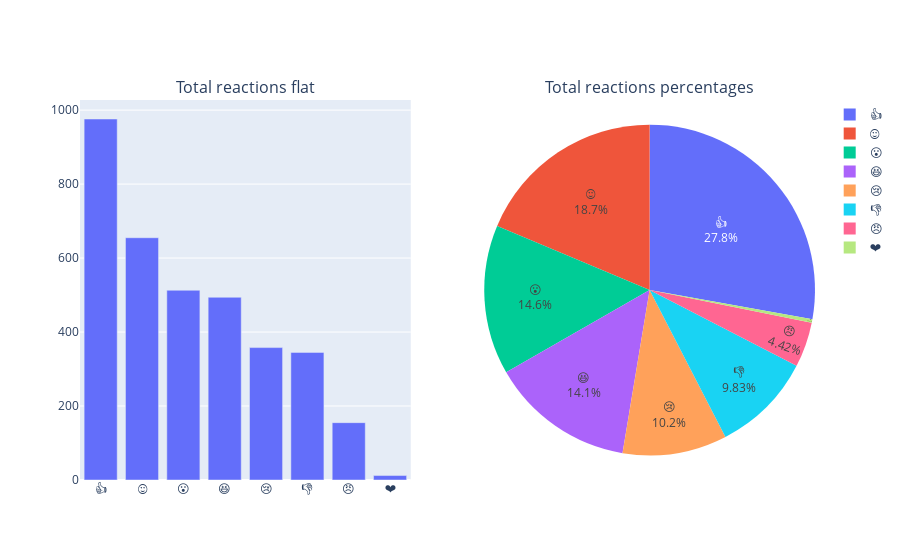

Notebook code for this chart:
### Markdown cell above
## Total reactions used in the chat

### Code cell
total_reacts = pd.Series(stats.total_reacts(chat)).sort_values(ascending = False)
fig = make_subplots(
    rows=1,
    cols=2,
    subplot_titles=('Total reactions flat', 'Total reactions percentages'),
    #specs =[[, {'type':'domain'}]]
    specs = [[{'type': 'bar'}, {'type':'domain'}]]
)
f1 = px.bar(x=total_reacts.index, y=total_reacts)
f2 = px.pie(values = total_reacts, names = total_reacts.index)
f2.update_traces(textposition='inside', textinfo='percent+label')
fig.add_trace(f1.data[0], row = 1, col = 1) 
fig.add_trace(f2.data[0], row = 1, col = 2) 
fig.show()

### Figure 1 — Plotly figure (JSON) as saved in the notebook; plotly's stock layout.template omitted (floating-point values rounded to 4 significant figures)
{"data": [{"alignmentgroup": "True", "hoverlabel": {"namelength": 0}, "hovertemplate": "x=%{x}<br>y=%{y}", "legendgroup": "", "marker": {"color": "#636efa"}, "name": "", "offsetgroup": "", "orientation": "v", "showlegend": false, "textposition": "auto", "type": "bar", "x": ["👍", "😍", "😮", "😆", "😢", "👎", "😠", "❤"], "xaxis": "x", "y": [976, 655, 513, 494, 358, 345, 155, 12], "yaxis": "y"}, {"domain": {"x": [0.55, 1], "y": [0, 1]}, "hoverlabel": {"namelength": 0}, "hovertemplate": "label=%{label}<br>value=%{value}", "labels": ["👍", "😍", "😮", "😆", "😢", "👎", "😠", "❤"], "legendgroup": "", "name": "", "showlegend": true, "textinfo": "percent+label", "textposition": "inside", "type": "pie", "values": [976, 655, 513, 494, 358, 345, 155, 12]}], "layout": {"annotations": [{"font": {"size": 16}, "showarrow": false, "text": "Total reactions flat", "x": 0.225, "xanchor": "center", "xref": "paper", "y": 1, "yanchor": "bottom", "yref": "paper"}, {"font": {"size": 16}, "showarrow": false, "text": "Total reactions percentages", "x": 0.775, "xanchor": "center", "xref": "paper", "y": 1, "yanchor": "bottom", "yref": "paper"}], "xaxis": {"anchor": "y", "domain": [0, 0.45]}, "yaxis": {"anchor": "x", "domain": [0, 1]}}}
